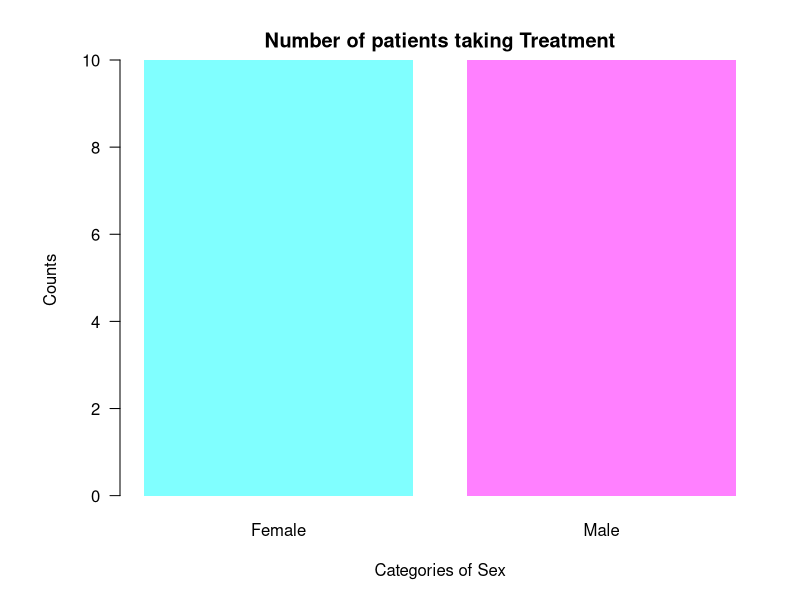
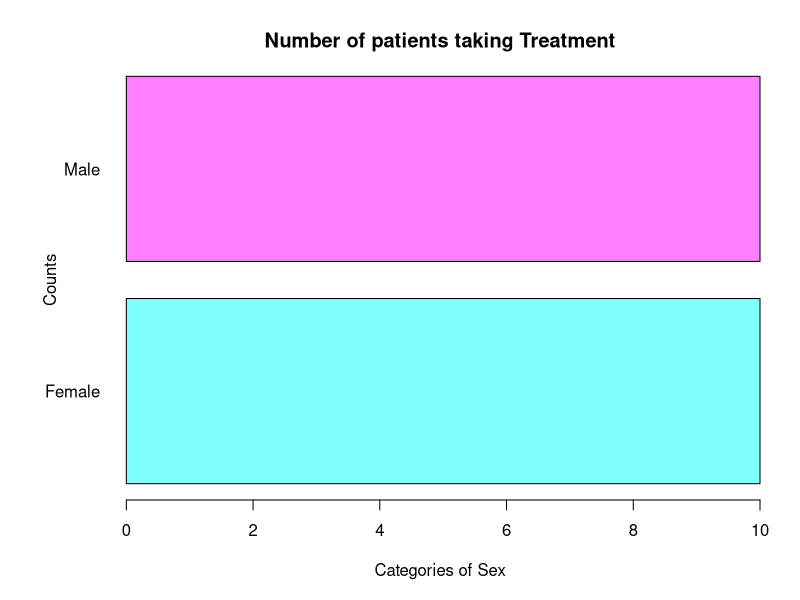
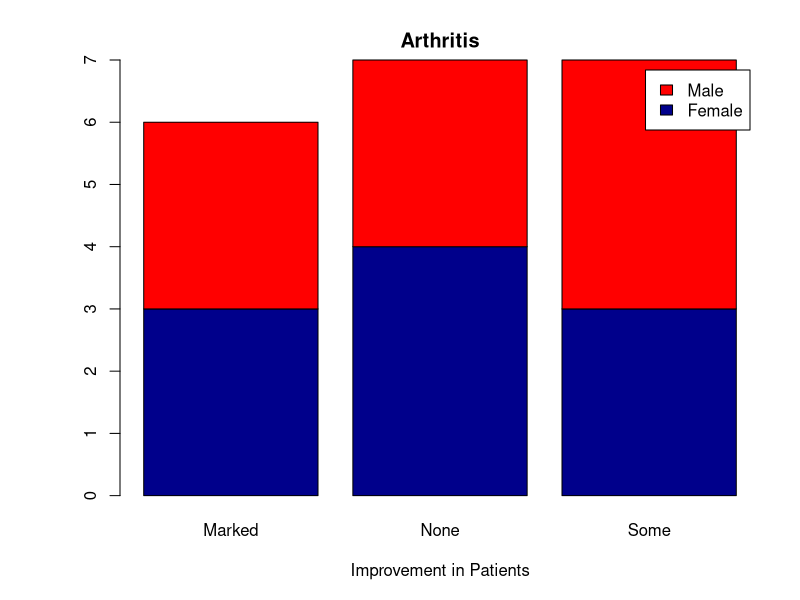
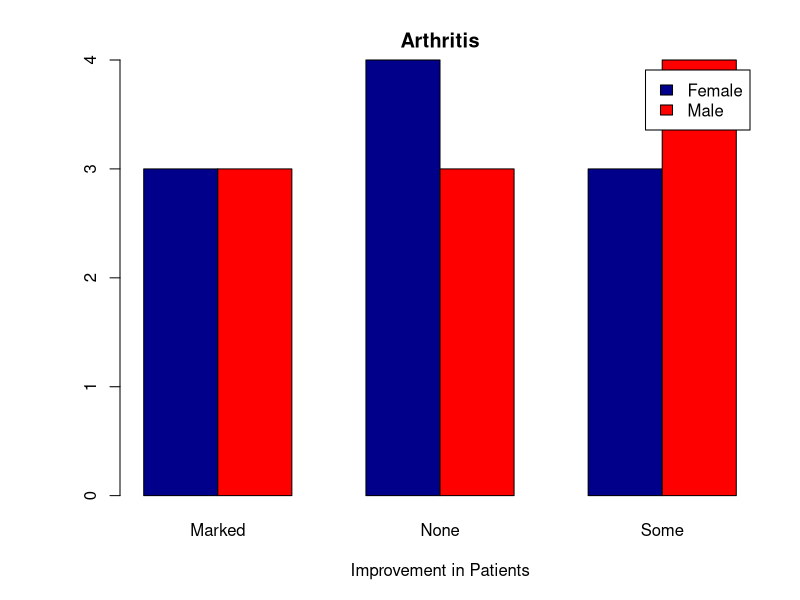

The R script that drew these images, in order:

library(readxl)
Arthritis<-read_excel("4-Arthritis.xlsx")

# counts of female and male patients
# plot(Arthritis$Sex)
Arth_gender<-table(Arthritis$Sex)
Arth_gender

# customize the chart
par(oma=c(1,1,1,1)) # set outside margin
par(mar=c(4,5,2,1)) # set plot margin

barplot(Arth_gender[order(Arth_gender)],
        las=1, #las gives orientation of axis labels
        col = cm.colors(2),
        border = NA,
        main = "Number of patients taking Treatment",
        xlab = "Categories of Sex",
        ylab = "Counts"
)

# Show horizontally bars
barplot(Arth_gender[order(Arth_gender)],horiz = TRUE,
        las=1, #las gives orientation of axis labels
        col = cm.colors(2),
        border = "black",
        main = "Number of patients taking Treatment",
        xlab = "Categories of Sex",
        ylab = "Counts"
)

# stacked barplot
counts<-table(Arthritis$Sex,Arthritis$Improved)
counts
barplot(counts,
        main = "Arthritis",
        xlab = "Improvement in Patients",
        col = c("darkblue","red"),
        legend = rownames(counts))

# Grouped barplot
counts<-table(Arthritis$Sex,Arthritis$Improved)
barplot(counts,
        main = "Arthritis",
        xlab = "Improvement in Patients",
        col = c("darkblue","red"),
        legend = rownames(counts),
        beside = TRUE)
